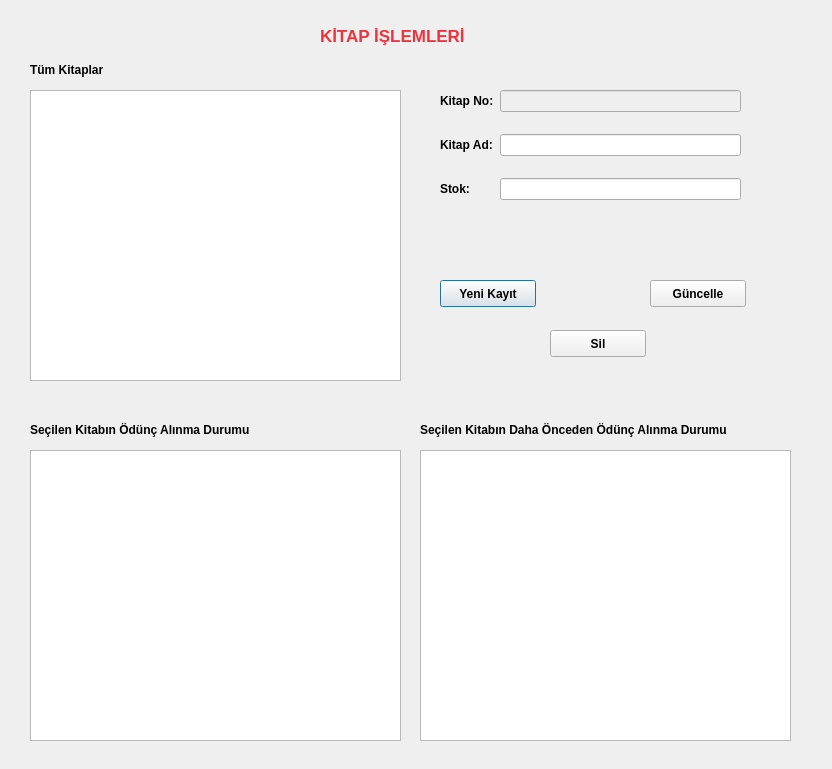
<?xml version="1.0" encoding="UTF-8"?>
<ui version="4.0">
 <class>KitapIslemleri</class>
 <widget class="QDialog" name="KitapIslemleri">
  <property name="geometry">
   <rect>
    <x>0</x>
    <y>0</y>
    <width>832</width>
    <height>769</height>
   </rect>
  </property>
  <property name="windowTitle">
   <string>Dialog</string>
  </property>
  <widget class="QLabel" name="label">
   <property name="geometry">
    <rect>
     <x>320</x>
     <y>20</y>
     <width>191</width>
     <height>31</height>
    </rect>
   </property>
   <property name="palette">
    <palette>
     <active>
      <colorrole role="WindowText">
       <brush brushstyle="SolidPattern">
        <color alpha="255">
         <red>237</red>
         <green>51</green>
         <blue>59</blue>
        </color>
       </brush>
      </colorrole>
     </active>
     <inactive>
      <colorrole role="WindowText">
       <brush brushstyle="SolidPattern">
        <color alpha="255">
         <red>237</red>
         <green>51</green>
         <blue>59</blue>
        </color>
       </brush>
      </colorrole>
     </inactive>
     <disabled/>
    </palette>
   </property>
   <property name="font">
    <font>
     <pointsize>13</pointsize>
     <bold>true</bold>
    </font>
   </property>
   <property name="text">
    <string>KİTAP İŞLEMLERİ</string>
   </property>
  </widget>
  <widget class="QLabel" name="label_2">
   <property name="geometry">
    <rect>
     <x>30</x>
     <y>60</y>
     <width>151</width>
     <height>19</height>
    </rect>
   </property>
   <property name="font">
    <font>
     <bold>true</bold>
    </font>
   </property>
   <property name="text">
    <string>Tüm Kitaplar</string>
   </property>
  </widget>
  <widget class="QLabel" name="label_4">
   <property name="geometry">
    <rect>
     <x>30</x>
     <y>420</y>
     <width>321</width>
     <height>19</height>
    </rect>
   </property>
   <property name="font">
    <font>
     <bold>true</bold>
    </font>
   </property>
   <property name="text">
    <string>Seçilen Kitabın Ödünç Alınma Durumu</string>
   </property>
  </widget>
  <widget class="QLabel" name="label_5">
   <property name="geometry">
    <rect>
     <x>420</x>
     <y>420</y>
     <width>401</width>
     <height>19</height>
    </rect>
   </property>
   <property name="font">
    <font>
     <bold>true</bold>
    </font>
   </property>
   <property name="text">
    <string>Seçilen Kitabın Daha Önceden Ödünç Alınma Durumu</string>
   </property>
  </widget>
  <widget class="QTableView" name="kitap_table">
   <property name="geometry">
    <rect>
     <x>30</x>
     <y>90</y>
     <width>371</width>
     <height>291</height>
    </rect>
   </property>
  </widget>
  <widget class="QWidget" name="formLayoutWidget">
   <property name="geometry">
    <rect>
     <x>440</x>
     <y>90</y>
     <width>301</width>
     <height>141</height>
    </rect>
   </property>
   <layout class="QFormLayout" name="formLayout">
    <property name="verticalSpacing">
     <number>22</number>
    </property>
    <property name="topMargin">
     <number>0</number>
    </property>
    <item row="0" column="0">
     <widget class="QLabel" name="label_3">
      <property name="font">
       <font>
        <bold>true</bold>
       </font>
      </property>
      <property name="text">
       <string>Kitap No:</string>
      </property>
     </widget>
    </item>
    <item row="1" column="0">
     <widget class="QLabel" name="label_6">
      <property name="font">
       <font>
        <bold>true</bold>
       </font>
      </property>
      <property name="text">
       <string>Kitap Ad:</string>
      </property>
     </widget>
    </item>
    <item row="2" column="0">
     <widget class="QLabel" name="label_7">
      <property name="font">
       <font>
        <bold>true</bold>
       </font>
      </property>
      <property name="text">
       <string>Stok:</string>
      </property>
     </widget>
    </item>
    <item row="0" column="1">
     <widget class="QLineEdit" name="kitapNo_line">
      <property name="enabled">
       <bool>false</bool>
      </property>
     </widget>
    </item>
    <item row="1" column="1">
     <widget class="QLineEdit" name="kitapAd_line"/>
    </item>
    <item row="2" column="1">
     <widget class="QLineEdit" name="stok_line"/>
    </item>
   </layout>
  </widget>
  <widget class="QPushButton" name="yeniKayit_button">
   <property name="geometry">
    <rect>
     <x>440</x>
     <y>280</y>
     <width>96</width>
     <height>27</height>
    </rect>
   </property>
   <property name="font">
    <font>
     <bold>true</bold>
    </font>
   </property>
   <property name="text">
    <string>Yeni Kayıt</string>
   </property>
  </widget>
  <widget class="QPushButton" name="guncelle_button">
   <property name="geometry">
    <rect>
     <x>650</x>
     <y>280</y>
     <width>96</width>
     <height>27</height>
    </rect>
   </property>
   <property name="font">
    <font>
     <bold>true</bold>
    </font>
   </property>
   <property name="text">
    <string>Güncelle</string>
   </property>
  </widget>
  <widget class="QPushButton" name="sil_button">
   <property name="geometry">
    <rect>
     <x>550</x>
     <y>330</y>
     <width>96</width>
     <height>27</height>
    </rect>
   </property>
   <property name="font">
    <font>
     <bold>true</bold>
    </font>
   </property>
   <property name="text">
    <string>Sil</string>
   </property>
  </widget>
  <widget class="QTableView" name="odunc_table">
   <property name="geometry">
    <rect>
     <x>30</x>
     <y>450</y>
     <width>371</width>
     <height>291</height>
    </rect>
   </property>
  </widget>
  <widget class="QTableView" name="teslim_table">
   <property name="geometry">
    <rect>
     <x>420</x>
     <y>450</y>
     <width>371</width>
     <height>291</height>
    </rect>
   </property>
  </widget>
 </widget>
 <resources/>
 <connections/>
</ui>
